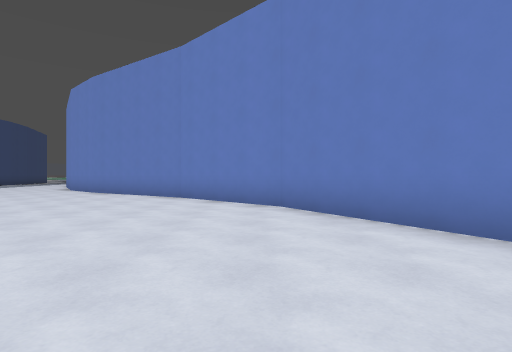
View 1 (above)

16 first-person views from a walk through a level from a Godot 3-D game. The camera is 1.2 m above the floor, looks level and sees 80° across. The floor is counted in squares, 2 m on a side. Each view is taken from the middle of a square. On the plan, view 1 faces up. The plan holds only what a view shows up to about 9 squares ahead; the rest is blank. The place goes on beyond the plan. Surface patterns are stand-ins for the level's own textures.

View 2
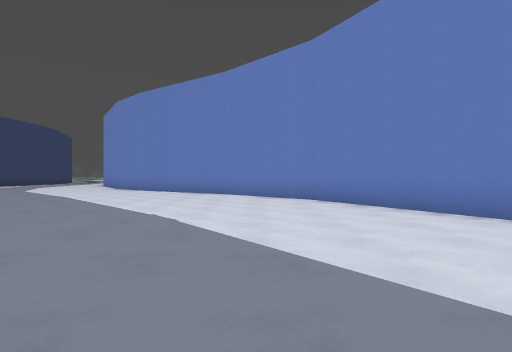

View 3
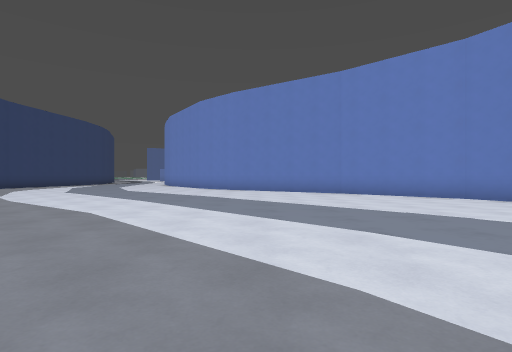

View 4
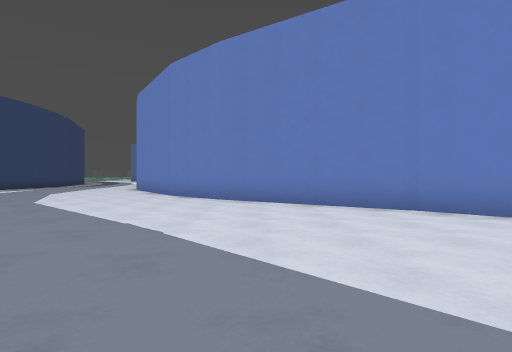

View 5
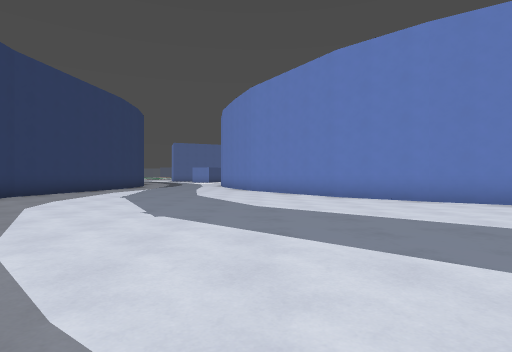

View 6
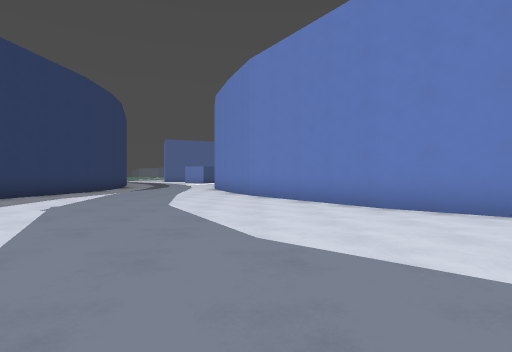

View 7
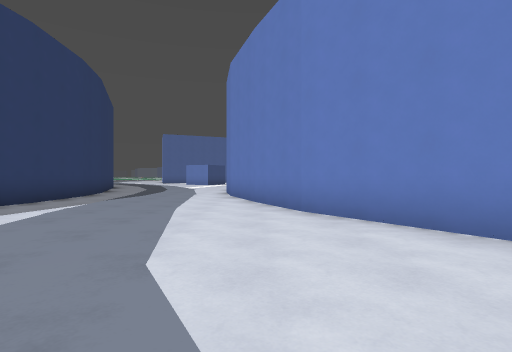

View 8
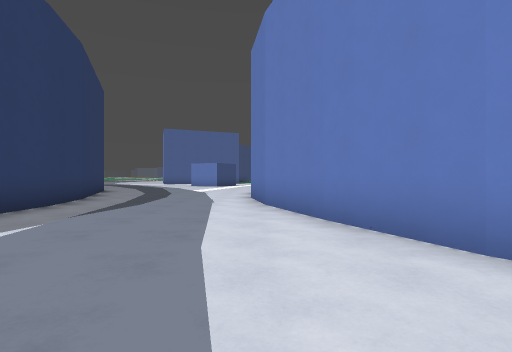

View 9
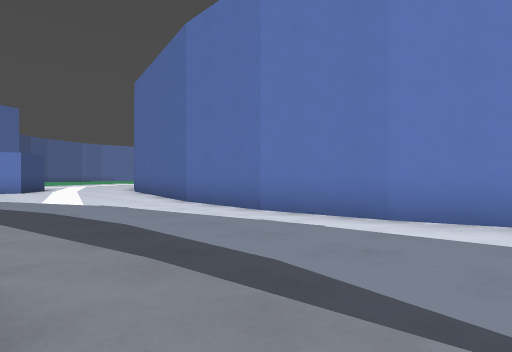

View 10
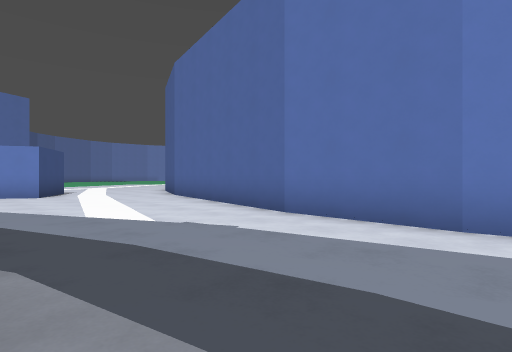

View 11
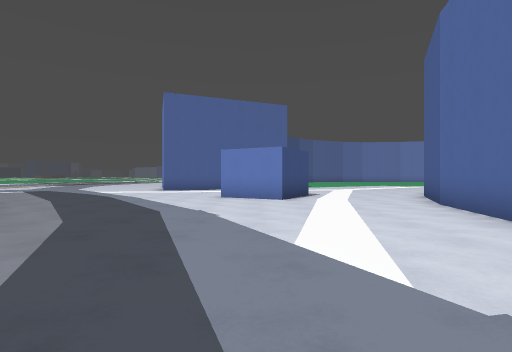

View 12
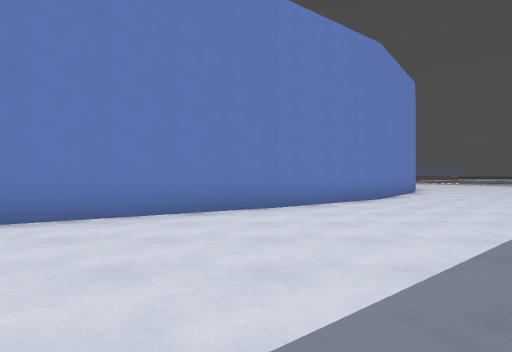

View 13
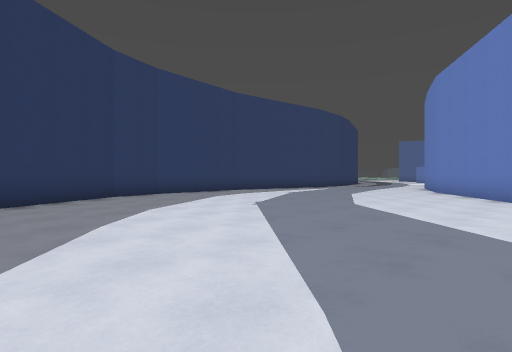

View 14
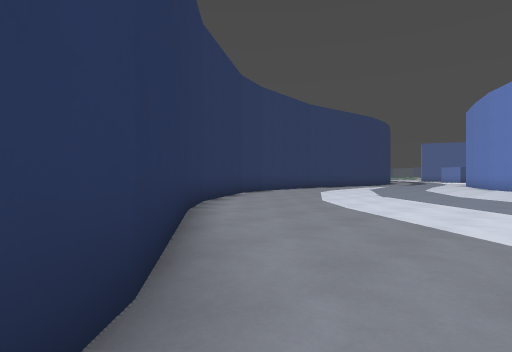

View 15
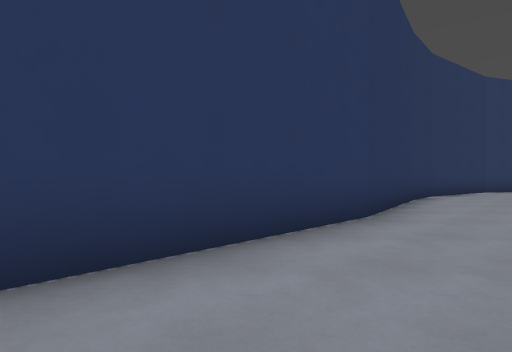

View 16
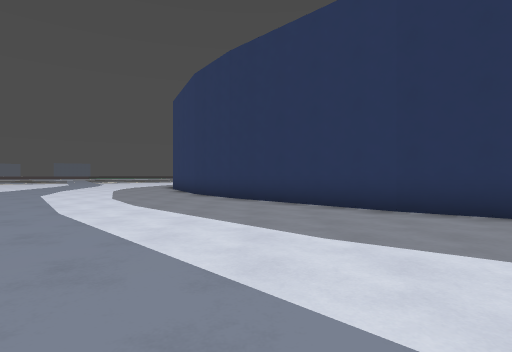

### Floor plan
Points are (right, up) in squares from view 1. A wall is a line through its corners. A room is listed if a view was taken in it or the views show most of it. See-through windows are left out.
Room 1 (views 1, 2, 3, 4, 5, 6, 7, 8, 9, 10, 11, 12, 13, 14, 15, 16)
walls: (-7.7, 12.6) (-10.2, 16.5); (-5.9, 11.1) (-7.7, 12.7); (-10.2, 16.3) (-12, 20.7); (-2, 8.4) (-6, 11.1); (-16, 7.3) (-14, 4.2); (-13.9, 4.2) (-12.6, 2.9) (-9.4, 0.6); (-9.5, 0.7) (-6.4, -2.6); (0.5, 6) (-2.1, 8.5); (-11.8, 20.6) (-12.1, 22.8); (-12.1, 22.7) (-12.1, 25.4); (3.1, 1.5) (0.4, 6.1); (-12.1, 25.2) (-11, 30.7); (5.2, -1.4) (3, 1.6); (6, -2) (5.2, -1.3); (-14.3, 32) (-16.1, 33)
ways out: opening at (-13, 32)

Positions as (right, up) in squares from view 1, and headings:
1: (0, 0), facing up
2: (-1, -2), facing up
3: (-5, -2), facing up
4: (-5, 3), facing up
5: (-10, 4), facing up
6: (-10, 7), facing up
7: (-11, 11), facing up
8: (-12, 14), facing up
9: (-16, 19), facing up-right
10: (-16, 22), facing up-right
11: (-15, 24), facing up
12: (-3, 2), facing right
13: (-7, 4), facing up-left
14: (-8, 0), facing up-left
15: (-5, -1), facing left
16: (-7, 6), facing down
